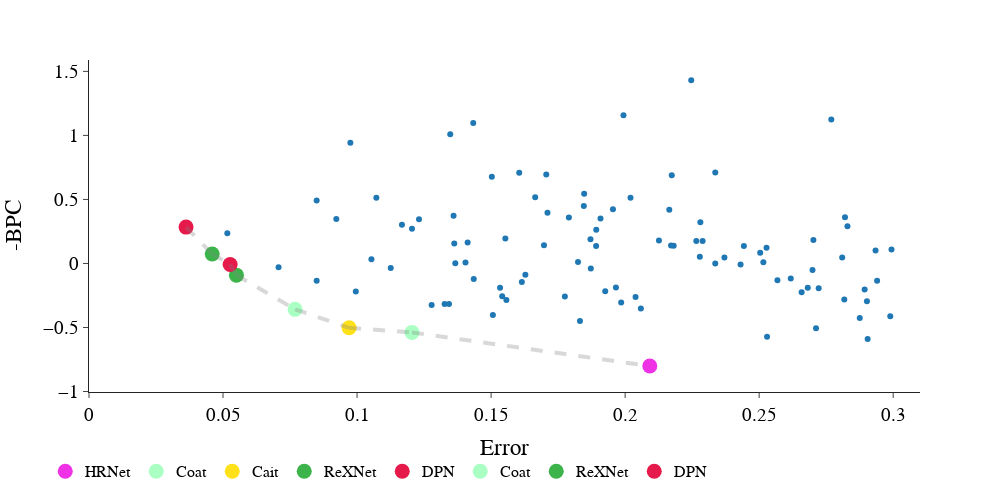

This figure's notebook cell:
### Code cell
import plotly
df = err_df.merge(bpc_df, on=['index','epoch'])
df = df[df['epoch'] == 99]
df = df.rename(columns={'Metric_x':'Error'})
df = df.rename(columns={'Metric_y':'Disparity'})
df = df.dropna()
df = df[df['Error']<0.3]
df = df[df['Disparity']<2.0]
df.loc[:,'model'] = df['index'].apply(lambda x: get_name_details(x)[1])
df = df.sort_values(by=['model'])


fig = px.scatter(df, x='Error', 
                 y='Disparity', 
                 template="simple_white", 
                 width=1000, height= 500
            )

fig.update_layout(
    yaxis_title="-BPC",
#     yaxis_range=[0,6.15],
    xaxis_range=[0,.31],
    font=dict(
        family="Times New Roman",
        size=19,
        color="Black"
    )
)
fig.add_shape(type='line',
                x0=0,y0=0,x1=1,y1=0,
                line=dict(color='Red',),
                xref='x',yref='y'
)
p = np.array(preparePareto(df[['Error','Disparity']], False, False).dropna())
for x, y in zip(p[:-1], p[1:]):
    fig.add_shape(type='line',
                x0=x[0],y0=x[1],x1=y[0],y1=y[1],
                line=dict(color='gray',width=4),line_dash='dash',
                xref='x',yref='y')
    

fig.update_layout(legend=dict(
    orientation="h",
    yanchor="bottom",
    y=-.29,
    xanchor="right",
    x=.75,
    font=dict(
        family="Times New Roman",
        size=16,
        color="Black"
    )
    )
)

pareto_df = pd.merge(df, pd.DataFrame(p), right_on=[0,1], left_on=["Error","Disparity"])
for model in set(pareto_df['model']):
    # match model name to color
    i = [x.lower()[:3] for x in plotted_models].index(model.lower()[:3])
    name = plotted_models[i]
    color = colors[i]
    fig.add_trace(go.Scatter(
        x=pareto_df[pareto_df['model'] == model]['Error'],
        y=pareto_df[pareto_df['model'] == model]['Disparity'],
        mode='markers',
        name = name,
        marker = dict(color=color,size=15),
    ))

fig.show()
plotly.io.write_image(fig, 'app_RQ1_main_full_BPC.png', format='png')

### Figure 1 — Plotly figure (JSON) as saved in the notebook; plotly's stock layout.template omitted (floating-point values rounded to 4 significant figures)
{"data": [{"hovertemplate": "Error=%{x}<br>Disparity=%{y}<extra></extra>", "legendgroup": "", "marker": {"color": "#1F77B4", "symbol": "circle"}, "mode": "markers", "name": "", "orientation": "v", "showlegend": false, "type": "scatter", "x": [0.09704, 0.07687, 0.1205, 0.2905, 0.1831, 0.1605, 0.2247, 0.2165, 0.1503, 0.2059, 0.1553, 0.1405, 0.2818, 0.179, 0.08493, 0.05265, 0.03621, 0.07072, 0.0975, 0.1541, 0.2336, 0.1433, 0.1167, 0.1231, 0.2989, 0.1908, 0.1664, 0.1955, 0.2699, 0.1994, 0.2769, 0.281, 0.2894, 0.2722, 0.237, 0.2516, 0.294, 0.2092, 0.1205, 0.136, 0.2528, 0.2829, 0.1706, 0.2529, 0.1697, 0.2289, 0.2336, 0.1824, 0.1775, 0.1557, 0.2702, 0.1327, 0.09953, 0.1072, 0.2431, 0.2279, 0.2658, 0.1985, 0.1846, 0.1435, 0.2174, 0.2126, 0.1348, 0.1363, 0.1412, 0.1367, 0.2681, 0.1892, 0.1966, 0.1278, 0.1847, 0.171, 0.1871, 0.2171, 0.055, 0.04649, 0.04597, 0.08493, 0.09226, 0.2934, 0.2504, 0.2568, 0.1872, 0.2902, 0.1615, 0.1628, 0.1926, 0.2618, 0.1534, 0.2039, 0.1126, 0.1507, 0.1054, 0.0516, 0.2281, 0.282, 0.2443, 0.1892, 0.2266, 0.2875, 0.2994, 0.202, 0.2712, 0.2181, 0.1343], "xaxis": "x", "y": [-0.5025, -0.3583, -0.5387, -0.5894, -0.4496, 0.7082, 1.43, 0.4203, 0.6764, -0.3516, 0.1953, 0.006884, -0.2818, 0.3594, -0.1344, -0.0076, 0.284, -0.02949, 0.9436, -0.2551, 0.7113, 1.097, 0.3019, 0.3449, -0.4116, 0.3507, 0.5162, 0.4228, -0.0512, 1.157, 1.124, 0.04616, -0.2026, -0.1928, 0.0471, 0.0102, -0.1356, -0.8009, 0.2715, 0.3731, 0.1227, 0.2907, 0.6945, -0.5727, 0.1415, 0.1753, 0, 0.01057, -0.2589, -0.2855, 0.1832, -0.3169, -0.2192, 0.5125, -0.008647, 0.05237, -0.2257, -0.3041, 0.4488, -0.1208, 0.6898, 0.1794, 1.008, 0.1554, 0.1644, 0.001091, -0.1891, 0.1369, -0.1881, -0.3236, 0.5445, 0.3963, 0.1886, 0.1403, -0.09108, 0.07899, 0.07425, 0.4916, 0.3463, 0.1011, 0.08385, -0.1302, -0.0387, -0.2957, -0.1456, -0.0887, -0.2163, -0.1166, -0.1902, -0.2615, -0.0356, -0.4015, 0.03289, 0.2369, 0.322, 0.3613, 0.1368, 0.2629, 0.1762, -0.4262, 0.1093, 0.5128, -0.5052, 0.1387, -0.3174], "yaxis": "y"}, {"marker": {"color": "#f032e6", "size": 15}, "mode": "markers", "name": "HRNet", "type": "scatter", "x": [0.2092], "y": [-0.8009]}, {"marker": {"color": "#aaffc3", "size": 15}, "mode": "markers", "name": "Coat", "type": "scatter", "x": [0.07687], "y": [-0.3583]}, {"marker": {"color": "#ffe119", "size": 15}, "mode": "markers", "name": "Cait", "type": "scatter", "x": [0.09704], "y": [-0.5025]}, {"marker": {"color": "#3cb44b", "size": 15}, "mode": "markers", "name": "ReXNet", "type": "scatter", "x": [0.055], "y": [-0.09108]}, {"marker": {"color": "#e6194B", "size": 15}, "mode": "markers", "name": "DPN", "type": "scatter", "x": [0.03621], "y": [0.284]}, {"marker": {"color": "#aaffc3", "size": 15}, "mode": "markers", "name": "Coat", "type": "scatter", "x": [0.1205], "y": [-0.5387]}, {"marker": {"color": "#3cb44b", "size": 15}, "mode": "markers", "name": "ReXNet", "type": "scatter", "x": [0.04597], "y": [0.07425]}, {"marker": {"color": "#e6194B", "size": 15}, "mode": "markers", "name": "DPN", "type": "scatter", "x": [0.05265], "y": [-0.0076]}], "layout": {"font": {"color": "Black", "family": "Times New Roman", "size": 19}, "height": 500, "legend": {"font": {"color": "Black", "family": "Times New Roman", "size": 16}, "orientation": "h", "tracegroupgap": 0, "x": 0.75, "xanchor": "right", "y": -0.29, "yanchor": "bottom"}, "margin": {"t": 60}, "shapes": [{"line": {"color": "Red"}, "type": "line", "x0": 0, "x1": 1, "xref": "x", "y0": 0, "y1": 0, "yref": "y"}, {"line": {"color": "gray", "dash": "dash", "width": 4}, "type": "line", "x0": 0.03621, "x1": 0.04597, "xref": "x", "y0": 0.284, "y1": 0.07425, "yref": "y"}, {"line": {"color": "gray", "dash": "dash", "width": 4}, "type": "line", "x0": 0.04597, "x1": 0.05265, "xref": "x", "y0": 0.07425, "y1": -0.0076, "yref": "y"}, {"line": {"color": "gray", "dash": "dash", "width": 4}, "type": "line", "x0": 0.05265, "x1": 0.055, "xref": "x", "y0": -0.0076, "y1": -0.09108, "yref": "y"}, {"line": {"color": "gray", "dash": "dash", "width": 4}, "type": "line", "x0": 0.055, "x1": 0.07687, "xref": "x", "y0": -0.09108, "y1": -0.3583, "yref": "y"}, {"line": {"color": "gray", "dash": "dash", "width": 4}, "type": "line", "x0": 0.07687, "x1": 0.09704, "xref": "x", "y0": -0.3583, "y1": -0.5025, "yref": "y"}, {"line": {"color": "gray", "dash": "dash", "width": 4}, "type": "line", "x0": 0.09704, "x1": 0.1205, "xref": "x", "y0": -0.5025, "y1": -0.5387, "yref": "y"}, {"line": {"color": "gray", "dash": "dash", "width": 4}, "type": "line", "x0": 0.1205, "x1": 0.2092, "xref": "x", "y0": -0.5387, "y1": -0.8009, "yref": "y"}], "width": 1000, "xaxis": {"anchor": "y", "domain": [0, 1], "range": [0, 0.31], "title": {"text": "Error"}}, "yaxis": {"anchor": "x", "domain": [0, 1], "title": {"text": "-BPC"}}}}
